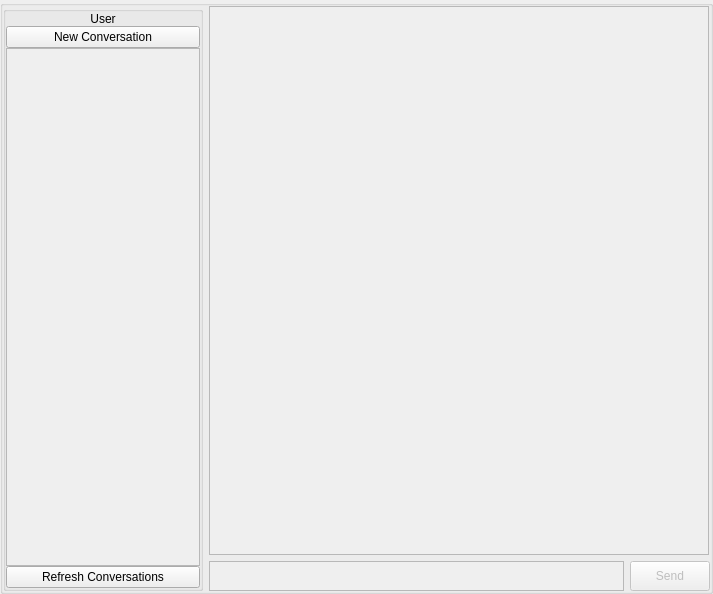
<?xml version="1.0" encoding="UTF-8"?>
<ui version="4.0">
 <class>messenger_page</class>
 <widget class="QWidget" name="messenger_page">
  <property name="geometry">
   <rect>
    <x>0</x>
    <y>0</y>
    <width>713</width>
    <height>594</height>
   </rect>
  </property>
  <property name="windowTitle">
   <string>Form</string>
  </property>
  <layout class="QVBoxLayout" name="verticalLayout">
   <property name="leftMargin">
    <number>0</number>
   </property>
   <property name="topMargin">
    <number>0</number>
   </property>
   <property name="rightMargin">
    <number>0</number>
   </property>
   <property name="bottomMargin">
    <number>0</number>
   </property>
   <item>
    <widget class="QGroupBox" name="groupBox">
     <property name="title">
      <string/>
     </property>
     <layout class="QHBoxLayout" name="horizontalLayout">
      <property name="leftMargin">
       <number>0</number>
      </property>
      <property name="topMargin">
       <number>0</number>
      </property>
      <property name="rightMargin">
       <number>0</number>
      </property>
      <property name="bottomMargin">
       <number>0</number>
      </property>
      <item>
       <widget class="QGroupBox" name="asideWrapper">
        <property name="sizePolicy">
         <sizepolicy hsizetype="Expanding" vsizetype="Expanding">
          <horstretch>0</horstretch>
          <verstretch>0</verstretch>
         </sizepolicy>
        </property>
        <property name="maximumSize">
         <size>
          <width>200</width>
          <height>16777215</height>
         </size>
        </property>
        <property name="toolTipDuration">
         <number>-1</number>
        </property>
        <property name="layoutDirection">
         <enum>Qt::LeftToRight</enum>
        </property>
        <property name="title">
         <string/>
        </property>
        <property name="alignment">
         <set>Qt::AlignLeading|Qt::AlignLeft|Qt::AlignTop</set>
        </property>
        <layout class="QVBoxLayout" name="verticalLayout_2">
         <property name="spacing">
          <number>0</number>
         </property>
         <property name="leftMargin">
          <number>0</number>
         </property>
         <property name="topMargin">
          <number>0</number>
         </property>
         <property name="rightMargin">
          <number>0</number>
         </property>
         <property name="bottomMargin">
          <number>0</number>
         </property>
         <item>
          <widget class="QLabel" name="usernameLabel">
           <property name="sizePolicy">
            <sizepolicy hsizetype="Preferred" vsizetype="Minimum">
             <horstretch>0</horstretch>
             <verstretch>0</verstretch>
            </sizepolicy>
           </property>
           <property name="text">
            <string>User</string>
           </property>
           <property name="alignment">
            <set>Qt::AlignHCenter|Qt::AlignTop</set>
           </property>
           <property name="indent">
            <number>-1</number>
           </property>
          </widget>
         </item>
         <item>
          <widget class="QPushButton" name="newConvBtn">
           <property name="text">
            <string>New Conversation</string>
           </property>
          </widget>
         </item>
         <item>
          <widget class="QScrollArea" name="convArea">
           <property name="sizePolicy">
            <sizepolicy hsizetype="Preferred" vsizetype="Expanding">
             <horstretch>0</horstretch>
             <verstretch>0</verstretch>
            </sizepolicy>
           </property>
           <property name="horizontalScrollBarPolicy">
            <enum>Qt::ScrollBarAlwaysOff</enum>
           </property>
           <property name="widgetResizable">
            <bool>true</bool>
           </property>
           <widget class="QWidget" name="scrollAreaWidgetContents">
            <property name="geometry">
             <rect>
              <x>0</x>
              <y>0</y>
              <width>192</width>
              <height>478</height>
             </rect>
            </property>
            <property name="minimumSize">
             <size>
              <width>192</width>
              <height>0</height>
             </size>
            </property>
            <layout class="QVBoxLayout" name="verticalLayout_3">
             <item>
              <spacer name="verticalSpacer">
               <property name="orientation">
                <enum>Qt::Vertical</enum>
               </property>
               <property name="sizeType">
                <enum>QSizePolicy::Expanding</enum>
               </property>
               <property name="sizeHint" stdset="0">
                <size>
                 <width>10</width>
                 <height>40</height>
                </size>
               </property>
              </spacer>
             </item>
            </layout>
           </widget>
          </widget>
         </item>
         <item>
          <widget class="QPushButton" name="refreshBtn">
           <property name="text">
            <string>Refresh Conversations</string>
           </property>
          </widget>
         </item>
        </layout>
       </widget>
      </item>
      <item>
       <layout class="QVBoxLayout" name="chatWrapper">
        <property name="sizeConstraint">
         <enum>QLayout::SetNoConstraint</enum>
        </property>
        <item>
         <widget class="QScrollArea" name="chatArea">
          <property name="sizePolicy">
           <sizepolicy hsizetype="Expanding" vsizetype="Expanding">
            <horstretch>0</horstretch>
            <verstretch>0</verstretch>
           </sizepolicy>
          </property>
          <property name="maximumSize">
           <size>
            <width>500</width>
            <height>800</height>
           </size>
          </property>
          <property name="horizontalScrollBarPolicy">
           <enum>Qt::ScrollBarAlwaysOff</enum>
          </property>
          <property name="widgetResizable">
           <bool>true</bool>
          </property>
          <widget class="QWidget" name="chatAreaScroll">
           <property name="geometry">
            <rect>
             <x>0</x>
             <y>0</y>
             <width>497</width>
             <height>527</height>
            </rect>
           </property>
           <layout class="QVBoxLayout" name="verticalLayout_4">
            <item>
             <spacer name="verticalSpacer_2">
              <property name="orientation">
               <enum>Qt::Vertical</enum>
              </property>
              <property name="sizeHint" stdset="0">
               <size>
                <width>20</width>
                <height>506</height>
               </size>
              </property>
             </spacer>
            </item>
           </layout>
          </widget>
         </widget>
        </item>
        <item>
         <layout class="QHBoxLayout" name="sendMessageWrapper">
          <property name="sizeConstraint">
           <enum>QLayout::SetMinimumSize</enum>
          </property>
          <item>
           <widget class="QPlainTextEdit" name="sendMessageInput">
            <property name="enabled">
             <bool>false</bool>
            </property>
            <property name="sizePolicy">
             <sizepolicy hsizetype="Expanding" vsizetype="Minimum">
              <horstretch>0</horstretch>
              <verstretch>0</verstretch>
             </sizepolicy>
            </property>
            <property name="minimumSize">
             <size>
              <width>0</width>
              <height>30</height>
             </size>
            </property>
            <property name="font">
             <font>
              <pointsize>11</pointsize>
             </font>
            </property>
            <property name="horizontalScrollBarPolicy">
             <enum>Qt::ScrollBarAsNeeded</enum>
            </property>
            <property name="plainText">
             <string/>
            </property>
            <property name="placeholderText">
             <string notr="true">Write a new message</string>
            </property>
           </widget>
          </item>
          <item>
           <widget class="QPushButton" name="sendButton">
            <property name="enabled">
             <bool>false</bool>
            </property>
            <property name="sizePolicy">
             <sizepolicy hsizetype="Minimum" vsizetype="Fixed">
              <horstretch>0</horstretch>
              <verstretch>0</verstretch>
             </sizepolicy>
            </property>
            <property name="minimumSize">
             <size>
              <width>0</width>
              <height>30</height>
             </size>
            </property>
            <property name="text">
             <string>Send</string>
            </property>
            <property name="default">
             <bool>false</bool>
            </property>
           </widget>
          </item>
         </layout>
        </item>
       </layout>
      </item>
     </layout>
    </widget>
   </item>
  </layout>
 </widget>
 <resources/>
 <connections/>
</ui>
